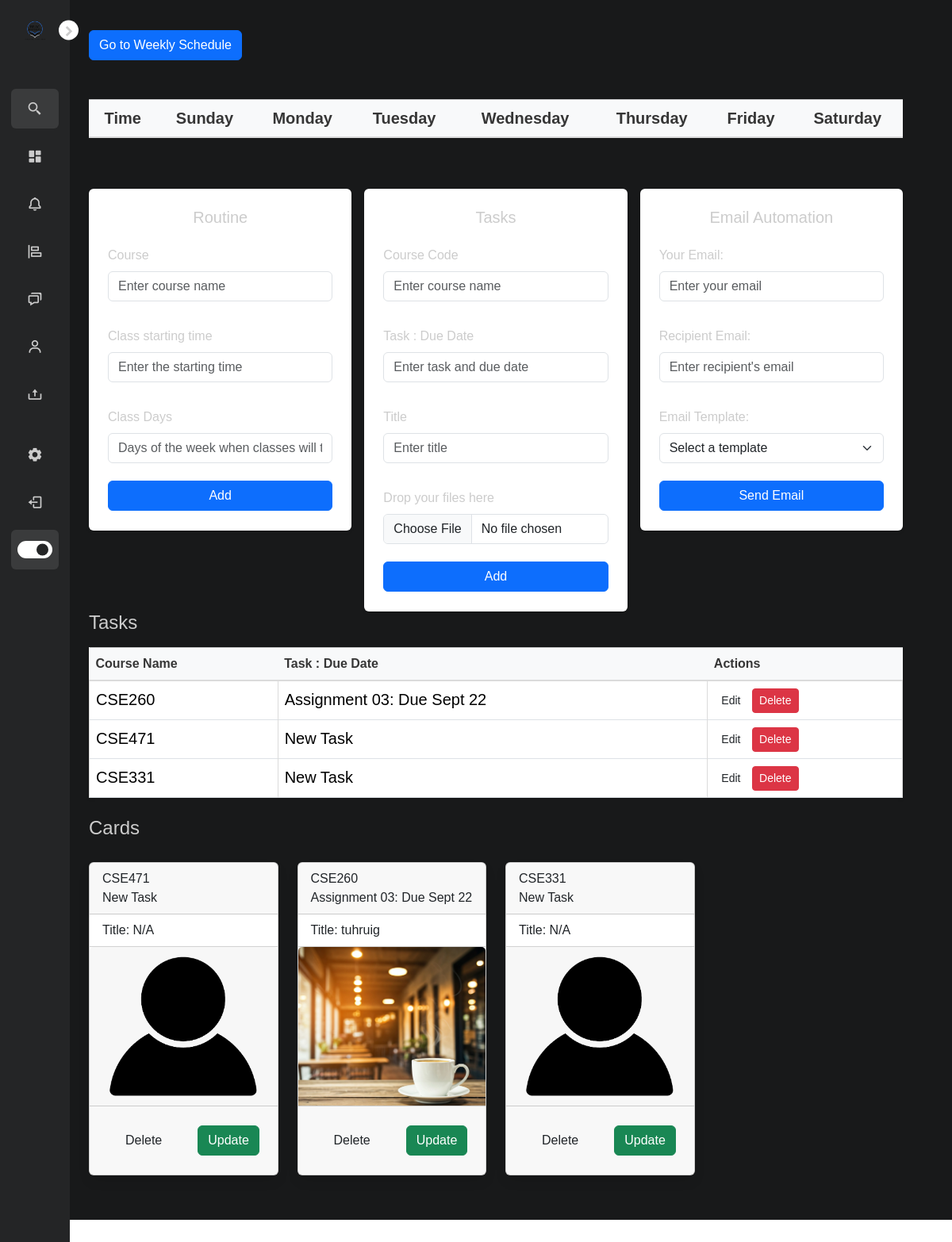
Before: /dashboard/dashboard/ with the older database file.
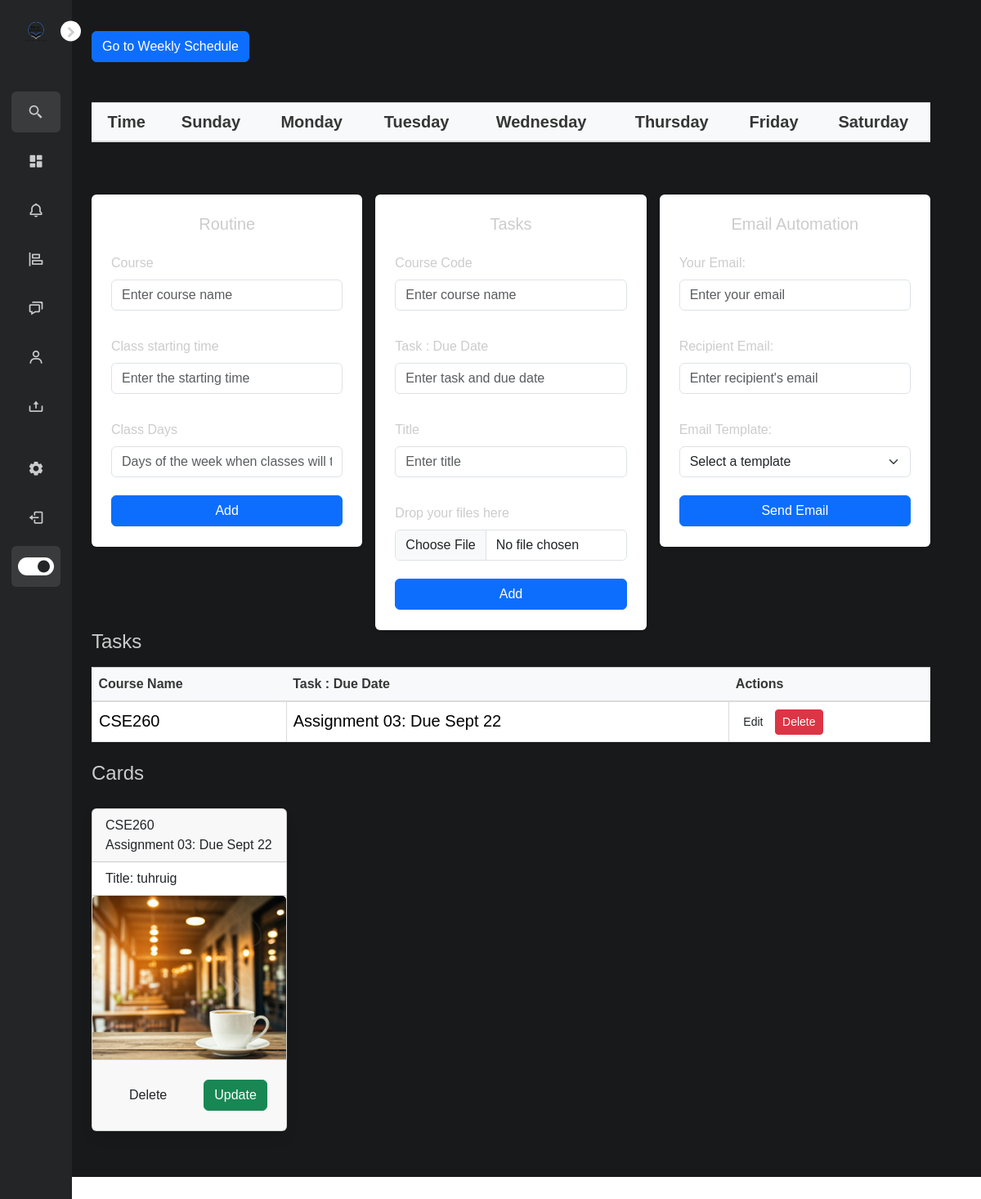
After: the same page with the newer database file.
### dashboard/models.py (models this page shows, shortened)
class Tasks(models.Model):
    name = models.CharField(max_length=100)
    task = models.CharField(max_length=255, default='New Task')
    title = models.CharField(max_length=128, default='N/A')
    img = models.ImageField(upload_to='images/', default='def.png', null=True, blank=True)
    start_time=models.TimeField(max_length=100, null=True,blank=True)
    days= models.CharField(max_length=50,null=True,blank=True)

### dashboard/views.py (the view, shortened to what this page needs)
# urls.py: path('dashboard/', include('dashboard.urls')),
def dashboard(request):
    error_message = None
    tasks = Tasks.objects.exclude(name='', task='')
    cards = Tasks.objects.exclude(title='', img='')
    def extract_last_two_digits(task_obj):
        try:
            return int(task_obj.task[-2:])
        except (ValueError, AttributeError):
            return float('inf')
    sorted_tasks = sorted(tasks, key=extract_last_two_digits)
    return render(request, 'dashboard.html', {
        'tasks': sorted_tasks,
        'cards': cards,
        'error': error_message
    })

### direct/views.py (called while the page is built)
def checkDirects(request):
	directs_count = 0
	if request.user.is_authenticated:
		directs_count = Message.objects.filter(user=request.user, is_read=False).count()
	return {'directs_count':directs_count}

### notifications/views.py (called while the page is built)
def CountNotifications(request):
	count_notifications = 0
	if request.user.is_authenticated:
		count_notifications = Notification.objects.filter(user=request.user, is_seen=False).count()
	return {'count_notifications':count_notifications}

### Config/templates/dashboard.html (shortened to what the changed rows need)
{% extends 'base.html' %}
{% load custom_filters %}
{% load static %}
{% block content %}
<div class="container mt-5">
    <table class="table table-bordered text-center">
        <thead class="table-light fs-5">
            <tr>
                <th scope="col">Time</th>
                <th scope="col">Sunday</th>
                <th scope="col">Monday</th>
                <th scope="col">Tuesday</th>
                <th scope="col">Wednesday</th>
                <th scope="col">Thursday</th>
                <th scope="col">Friday</th>
                <th scope="col">Saturday</th>
            </tr>
        </thead>
    </table>
</div>
<div class="container py-5">
    <table class="table table-bordered bg-white shadow-sm">
        <thead class="table-light fs-6">
            <tr>
                <th>Course Name</th>
                <th>Task : Due Date</th>
                <th>Actions</th>
            </tr>
        </thead>
        <tbody class="fs-5">
            {% for task in tasks %}
            <tr>
                <td>{{ task.name }}</td>
                <td>{{ task.task }}</td>
                <td>
                    <a href="{% url 'edit_task' task.id %}" class="btn btn-sm btn-default">Edit</a>
                    <form method="POST" action="{% url 'delete_task' task.id %}" class="d-inline">
                        <button type="submit" class="btn btn-sm btn-danger">Delete</button>
                    </form>
                </td>
            </tr>
            {% endfor %}
        </tbody>
    </table>
    <div class="row">
        {% for card in cards %}
        <div class="col-md-3 fs-6">
            <div class="card mt-4" style="width: 18rem;">
                <div class="card-header">
                    {{ card.name }}
                    <br>
                    {{ card.task }}
                </div>
                <ul class="list-group list-group-flush">
                    <li class="list-group-item">Title: {{ card.title }}</li>
                </ul>
                {% if card.img %}
                <img src="{{ card.img.url }}" class="card-img-top" alt="{{ card.name }}" style="width: 100%; height: 200px; object-fit: cover;">
                {% else %}
                <img src="/media/def.png" class="card-img-top" alt="Default Image" style="width: 100%; height: 200px; object-fit: cover;">
                {% endif %}
                <div class="card-footer">
                    <a href="{% url 'delete_task' card.id %}" class="btn m-3">Delete</a>
                    <a href="{% url 'edit_task' card.id %}" class="btn btn-success m-3">Update</a>
                </div>
            </div>
        </div>
        {% empty %}
        <div class="alert-info mt-4 fs-6" role="alert">
            No cards found.
        </div>
        {% endfor %}
    </div>
</div>
{% endblock %}

Changed rows visible on the page:
removed Tasks: name "CSE471", task "New Task", title "N/A", img (picture)
removed Tasks: name "CSE331", task "New Task", title "N/A", img (picture)
